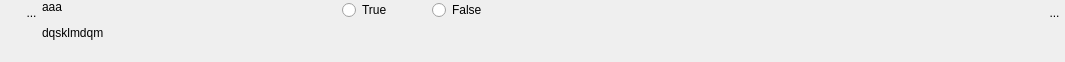
<?xml version="1.0" encoding="UTF-8"?>
<ui version="4.0">
 <class>WidgetSimpBool</class>
 <widget class="QWidget" name="WidgetSimpBool">
  <property name="geometry">
   <rect>
    <x>0</x>
    <y>0</y>
    <width>1065</width>
    <height>62</height>
   </rect>
  </property>
  <property name="sizePolicy">
   <sizepolicy hsizetype="Preferred" vsizetype="Minimum">
    <horstretch>0</horstretch>
    <verstretch>0</verstretch>
   </sizepolicy>
  </property>
  <property name="minimumSize">
   <size>
    <width>0</width>
    <height>0</height>
   </size>
  </property>
  <property name="maximumSize">
   <size>
    <width>1493</width>
    <height>85</height>
   </size>
  </property>
  <property name="windowTitle">
   <string>Form</string>
  </property>
  <layout class="QHBoxLayout" name="horizontalLayout_3">
   <property name="spacing">
    <number>0</number>
   </property>
   <property name="margin">
    <number>0</number>
   </property>
   <item>
    <layout class="QVBoxLayout" name="verticalLayout_2">
     <property name="spacing">
      <number>0</number>
     </property>
     <item>
      <layout class="QHBoxLayout" name="horizontalLayout_2">
       <property name="spacing">
        <number>0</number>
       </property>
       <property name="sizeConstraint">
        <enum>QLayout::SetFixedSize</enum>
       </property>
       <item>
        <spacer name="horizontalSpacer_3">
         <property name="orientation">
          <enum>Qt::Horizontal</enum>
         </property>
         <property name="sizeType">
          <enum>QSizePolicy::Fixed</enum>
         </property>
         <property name="sizeHint" stdset="0">
          <size>
           <width>21</width>
           <height>20</height>
          </size>
         </property>
        </spacer>
       </item>
       <item>
        <widget class="MonBoutonValide" name="RBValide">
         <property name="minimumSize">
          <size>
           <width>21</width>
           <height>25</height>
          </size>
         </property>
         <property name="maximumSize">
          <size>
           <width>21</width>
           <height>25</height>
          </size>
         </property>
         <property name="focusPolicy">
          <enum>Qt::ClickFocus</enum>
         </property>
         <property name="toolTip">
          <string>Affiche le rapport de validation du mot-clef</string>
         </property>
         <property name="styleSheet">
          <string notr="true">border : 0px</string>
         </property>
         <property name="text">
          <string>...</string>
         </property>
         <property name="icon">
          <iconset>
           <normaloff>../Editeur/icons/ast-green-ball.png</normaloff>../Editeur/icons/ast-green-ball.png</iconset>
         </property>
         <property name="iconSize">
          <size>
           <width>25</width>
           <height>25</height>
          </size>
         </property>
        </widget>
       </item>
      </layout>
     </item>
     <item>
      <spacer name="verticalSpacer_2">
       <property name="orientation">
        <enum>Qt::Vertical</enum>
       </property>
       <property name="sizeHint" stdset="0">
        <size>
         <width>20</width>
         <height>5</height>
        </size>
       </property>
      </spacer>
     </item>
    </layout>
   </item>
   <item>
    <widget class="MonLabelClic" name="label">
     <property name="sizePolicy">
      <sizepolicy hsizetype="Fixed" vsizetype="Preferred">
       <horstretch>0</horstretch>
       <verstretch>0</verstretch>
      </sizepolicy>
     </property>
     <property name="minimumSize">
      <size>
       <width>300</width>
       <height>25</height>
      </size>
     </property>
     <property name="maximumSize">
      <size>
       <width>178</width>
       <height>16777215</height>
      </size>
     </property>
     <property name="frameShape">
      <enum>QFrame::NoFrame</enum>
     </property>
     <property name="text">
      <string>&lt;html&gt;&lt;head/&gt;&lt;body&gt;&lt;p&gt;aaa&lt;/p&gt;&lt;p&gt;dqsklmdqm&lt;/p&gt;&lt;/body&gt;&lt;/html&gt;</string>
     </property>
     <property name="scaledContents">
      <bool>false</bool>
     </property>
     <property name="alignment">
      <set>Qt::AlignLeading|Qt::AlignLeft|Qt::AlignTop</set>
     </property>
    </widget>
   </item>
   <item>
    <layout class="QVBoxLayout" name="verticalLayout">
     <item>
      <layout class="QHBoxLayout" name="horizontalLayout">
       <item>
        <widget class="QRadioButton" name="RBTrue">
         <property name="text">
          <string>True</string>
         </property>
        </widget>
       </item>
       <item>
        <spacer name="horizontalSpacer_2">
         <property name="orientation">
          <enum>Qt::Horizontal</enum>
         </property>
         <property name="sizeType">
          <enum>QSizePolicy::Fixed</enum>
         </property>
         <property name="sizeHint" stdset="0">
          <size>
           <width>40</width>
           <height>20</height>
          </size>
         </property>
        </spacer>
       </item>
       <item>
        <widget class="QRadioButton" name="RBFalse">
         <property name="text">
          <string>False</string>
         </property>
        </widget>
       </item>
       <item>
        <spacer name="horizontalSpacer">
         <property name="orientation">
          <enum>Qt::Horizontal</enum>
         </property>
         <property name="sizeHint" stdset="0">
          <size>
           <width>50</width>
           <height>20</height>
          </size>
         </property>
        </spacer>
       </item>
      </layout>
     </item>
     <item>
      <spacer name="verticalSpacer">
       <property name="orientation">
        <enum>Qt::Vertical</enum>
       </property>
       <property name="sizeHint" stdset="0">
        <size>
         <width>20</width>
         <height>5</height>
        </size>
       </property>
      </spacer>
     </item>
    </layout>
   </item>
   <item>
    <layout class="QVBoxLayout" name="verticalLayout_3">
     <item>
      <widget class="QToolButton" name="RBPoubelle">
       <property name="sizePolicy">
        <sizepolicy hsizetype="Fixed" vsizetype="Fixed">
         <horstretch>0</horstretch>
         <verstretch>0</verstretch>
        </sizepolicy>
       </property>
       <property name="minimumSize">
        <size>
         <width>21</width>
         <height>25</height>
        </size>
       </property>
       <property name="maximumSize">
        <size>
         <width>21</width>
         <height>25</height>
        </size>
       </property>
       <property name="toolTip">
        <string>Détruit le mot-clef</string>
       </property>
       <property name="styleSheet">
        <string notr="true">border : 0px</string>
       </property>
       <property name="text">
        <string>...</string>
       </property>
       <property name="icon">
        <iconset>
         <normaloff>../Editeur/icons/deleteRond.png</normaloff>../Editeur/icons/deleteRond.png</iconset>
       </property>
       <property name="iconSize">
        <size>
         <width>25</width>
         <height>25</height>
        </size>
       </property>
      </widget>
     </item>
     <item>
      <spacer name="verticalSpacer_3">
       <property name="orientation">
        <enum>Qt::Vertical</enum>
       </property>
       <property name="sizeHint" stdset="0">
        <size>
         <width>20</width>
         <height>5</height>
        </size>
       </property>
      </spacer>
     </item>
    </layout>
   </item>
  </layout>
 </widget>
 <customwidgets>
  <customwidget>
   <class>MonBoutonValide</class>
   <extends>QToolButton</extends>
   <header>monBoutonValide.h</header>
  </customwidget>
  <customwidget>
   <class>MonLabelClic</class>
   <extends>QLabel</extends>
   <header>monLabelClic.h</header>
  </customwidget>
 </customwidgets>
 <resources/>
 <connections/>
</ui>
